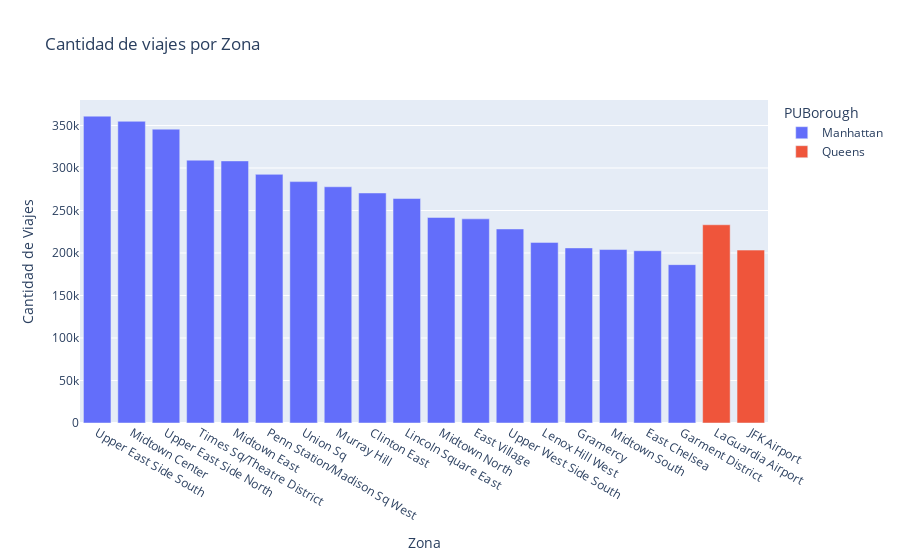

Source (notebook cell):
### Markdown cell above
las 20 zonas con más participacion

### Code cell
fig = px.bar(data_zone_counts[0:20], x='PUZone', y='count',color="PUBorough",
            labels={'count':'Cantidad de Viajes', 'PUZone':'Zona'}, title='Cantidad de viajes por Zona')
fig.show()

### Figure 1 — Plotly figure (JSON) as saved in the notebook; plotly's stock layout.template omitted (floating-point values rounded to 4 significant figures)
{"data": [{"alignmentgroup": "True", "hovertemplate": "PUBorough=Manhattan<br>Zona=%{x}<br>Cantidad de Viajes=%{y}<extra></extra>", "legendgroup": "Manhattan", "marker": {"color": "#636efa", "pattern": {"shape": ""}}, "name": "Manhattan", "offsetgroup": "Manhattan", "orientation": "v", "showlegend": true, "textposition": "auto", "type": "bar", "x": ["Upper East Side South", "Midtown Center", "Upper East Side North", "Times Sq/Theatre District", "Midtown East", "Penn Station/Madison Sq West", "Union Sq", "Murray Hill", "Clinton East", "Lincoln Square East", "Midtown North", "East Village", "Upper West Side South", "Lenox Hill West", "Gramercy", "Midtown South", "East Chelsea", "Garment District"], "xaxis": "x", "y": [361012, 354958, 345712, 309228, 308339, 292545, 283990, 277931, 270624, 264095, 241839, 240158, 228284, 212495, 206006, 204074, 202704, 186325], "yaxis": "y"}, {"alignmentgroup": "True", "hovertemplate": "PUBorough=Queens<br>Zona=%{x}<br>Cantidad de Viajes=%{y}<extra></extra>", "legendgroup": "Queens", "marker": {"color": "#EF553B", "pattern": {"shape": ""}}, "name": "Queens", "offsetgroup": "Queens", "orientation": "v", "showlegend": true, "textposition": "auto", "type": "bar", "x": ["LaGuardia Airport", "JFK Airport"], "xaxis": "x", "y": [233203, 203407], "yaxis": "y"}], "layout": {"barmode": "relative", "legend": {"title": {"text": "PUBorough"}, "tracegroupgap": 0}, "title": {"text": "Cantidad de viajes por Zona"}, "xaxis": {"anchor": "y", "domain": [0, 1], "title": {"text": "Zona"}}, "yaxis": {"anchor": "x", "domain": [0, 1], "title": {"text": "Cantidad de Viajes"}}}}
